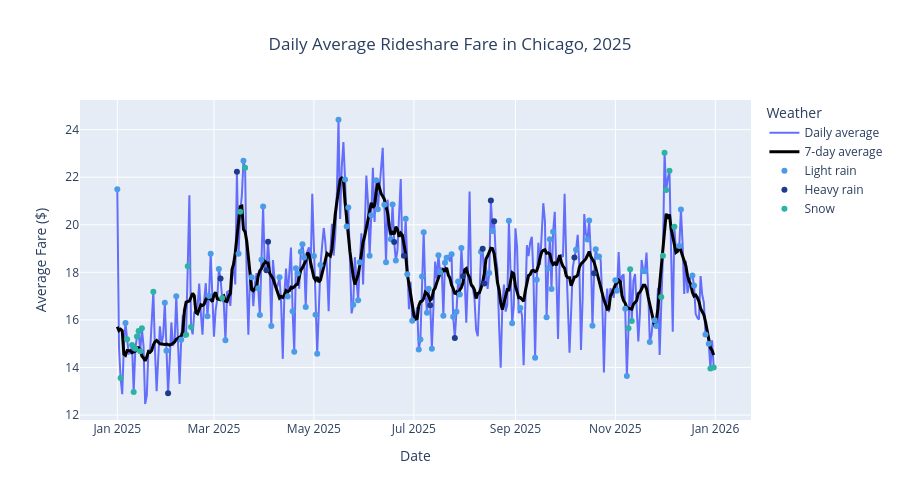

The cell this chart's notebook holds for it:
### Markdown cell above
## Daily average fare

I start by plotting the average fare for every day of the year and marking the days with rain or snow. The 7-day average smooths out the weekday and weekend swings so the longer trend is easier to see.

### Code cell
daily['avg_fare_7d'] = daily['avg_fare'].rolling(7, center = True, min_periods = 1).mean()

fig = px.line(
    daily,
    x = 'date',
    y = 'avg_fare',
    title = 'Daily Average Rideshare Fare in Chicago, 2025',
    labels = {
        'date': 'Date',
        'avg_fare': 'Average Fare ($)'
    }
)

fig.update_traces(name = 'Daily average', showlegend = True)

fig.add_scatter(
    x = daily['date'],
    y = daily['avg_fare_7d'],
    mode = 'lines',
    name = '7-day average',
    line = dict(width = 3, color = 'black')
)

# add a marker on each day with rain or snow
weather_days = px.scatter(
    daily[daily['weather_day']],
    x = 'date',
    y = 'avg_fare',
    color = 'condition',
    color_discrete_map = CONDITION_COLORS,
    category_orders = {'condition': CONDITION_ORDER}
)

for trace in weather_days.data:
    fig.add_trace(trace)

fig.update_layout(
    title = dict(x = 0.5, xanchor = 'center'),
    legend_title_text = 'Weather',
    height = 500
)

fig.show()
